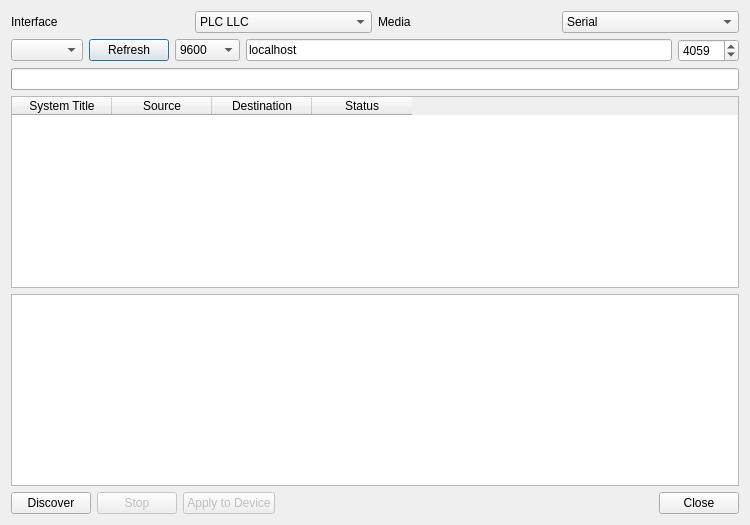
<?xml version="1.0" encoding="UTF-8"?>
<ui version="4.0">
 <class>PlcDiscoverDialog</class>
 <widget class="QDialog" name="PlcDiscoverDialog">
  <property name="windowTitle">
   <string>PLC Discover</string>
  </property>
  <property name="minimumSize">
   <size>
    <width>750</width>
    <height>500</height>
   </size>
  </property>
  <layout class="QVBoxLayout" name="verticalLayout">
   <item>
    <layout class="QHBoxLayout" name="optionsLayout">
     <item>
      <widget class="QLabel" name="interfaceLabel">
       <property name="text">
        <string>Interface</string>
       </property>
      </widget>
     </item>
     <item>
      <widget class="QComboBox" name="interfaceCombo">
       <item><property name="text"><string>PLC LLC</string></property></item>
       <item><property name="text"><string>PLC HDLC (S-FSK)</string></property></item>
      </widget>
     </item>
     <item>
      <widget class="QLabel" name="mediaLabel">
       <property name="text">
        <string>Media</string>
       </property>
      </widget>
     </item>
     <item>
      <widget class="QComboBox" name="mediaCombo">
       <item><property name="text"><string>Serial</string></property></item>
       <item><property name="text"><string>Network</string></property></item>
      </widget>
     </item>
    </layout>
   </item>
   <item>
    <layout class="QHBoxLayout" name="serialLayout">
     <item>
      <widget class="QComboBox" name="serialPortCombo"/>
     </item>
     <item>
      <widget class="QPushButton" name="refreshPortsButton">
       <property name="text">
        <string>Refresh</string>
       </property>
      </widget>
     </item>
     <item>
      <widget class="QComboBox" name="baudRateCombo">
       <item><property name="text"><string>9600</string></property></item>
       <item><property name="text"><string>19200</string></property></item>
      </widget>
     </item>
     <item>
      <widget class="QLineEdit" name="hostEdit">
       <property name="text">
        <string>localhost</string>
       </property>
      </widget>
     </item>
     <item>
      <widget class="QSpinBox" name="portSpin">
       <property name="maximum">
        <number>65535</number>
       </property>
       <property name="value">
        <number>4059</number>
       </property>
      </widget>
     </item>
    </layout>
   </item>
   <item>
    <widget class="QProgressBar" name="progressBar"/>
   </item>
   <item>
    <widget class="QTableWidget" name="metersTable">
     <column><property name="text"><string>System Title</string></property></column>
     <column><property name="text"><string>Source</string></property></column>
     <column><property name="text"><string>Destination</string></property></column>
     <column><property name="text"><string>Status</string></property></column>
    </widget>
   </item>
   <item>
    <widget class="QPlainTextEdit" name="logEdit">
     <property name="readOnly">
      <bool>true</bool>
     </property>
    </widget>
   </item>
   <item>
    <layout class="QHBoxLayout" name="buttonLayout">
     <item>
      <widget class="QPushButton" name="discoverButton">
       <property name="text">
        <string>Discover</string>
       </property>
      </widget>
     </item>
     <item>
      <widget class="QPushButton" name="stopButton">
       <property name="text">
        <string>Stop</string>
       </property>
       <property name="enabled">
        <bool>false</bool>
       </property>
      </widget>
     </item>
     <item>
      <widget class="QPushButton" name="createDeviceButton">
       <property name="text">
        <string>Apply to Device</string>
       </property>
       <property name="enabled">
        <bool>false</bool>
       </property>
      </widget>
     </item>
     <item>
      <spacer name="horizontalSpacer">
       <property name="orientation">
        <enum>Qt::Horizontal</enum>
       </property>
       <property name="sizeHint" stdset="0">
        <size>
         <width>40</width>
         <height>20</height>
        </size>
       </property>
      </spacer>
     </item>
     <item>
      <widget class="QPushButton" name="closeButton">
       <property name="text">
        <string>Close</string>
       </property>
      </widget>
     </item>
    </layout>
   </item>
  </layout>
 </widget>
 <resources/>
 <connections/>
</ui>
